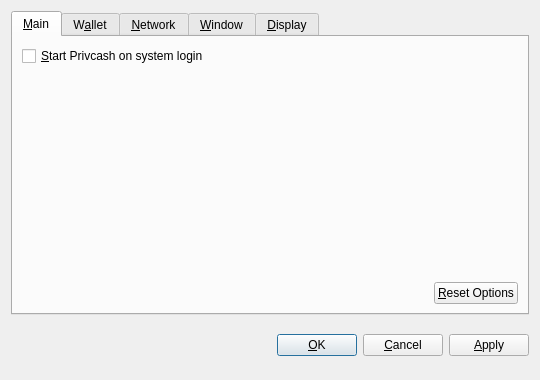
<?xml version="1.0" encoding="UTF-8"?>
<ui version="4.0">
 <class>OptionsDialog</class>
 <widget class="QDialog" name="OptionsDialog">
  <property name="geometry">
   <rect>
    <x>0</x>
    <y>0</y>
    <width>540</width>
    <height>380</height>
   </rect>
  </property>
  <property name="windowTitle">
   <string>Options</string>
  </property>
  <property name="modal">
   <bool>true</bool>
  </property>
  <layout class="QVBoxLayout" name="verticalLayout">
   <item>
    <widget class="QTabWidget" name="tabWidget">
     <property name="tabPosition">
      <enum>QTabWidget::North</enum>
     </property>
     <property name="currentIndex">
      <number>0</number>
     </property>
     <widget class="QWidget" name="tabMain">
      <attribute name="title">
       <string>&amp;Main</string>
      </attribute>
      <layout class="QVBoxLayout" name="verticalLayout_Main">
       <item>
        <widget class="QCheckBox" name="bitcoinAtStartup">
         <property name="toolTip">
          <string>Automatically start Privcash after logging in to the system.</string>
         </property>
         <property name="text">
          <string>&amp;Start Privcash on system login</string>
         </property>
        </widget>
       </item>
       <item>
        <spacer name="verticalSpacer_Main">
         <property name="orientation">
          <enum>Qt::Vertical</enum>
         </property>
         <property name="sizeHint" stdset="0">
          <size>
           <width>20</width>
           <height>40</height>
          </size>
         </property>
        </spacer>
       </item>
       <item>
        <layout class="QHBoxLayout" name="horizontalLayout_2_Main">
         <item>
          <spacer name="horizontalSpacer_2_Main">
           <property name="orientation">
            <enum>Qt::Horizontal</enum>
           </property>
           <property name="sizeHint" stdset="0">
            <size>
             <width>40</width>
             <height>20</height>
            </size>
           </property>
          </spacer>
         </item>
         <item>
          <widget class="QPushButton" name="resetButton">
           <property name="toolTip">
            <string>Reset all client options to default.</string>
           </property>
           <property name="text">
            <string>&amp;Reset Options</string>
           </property>
           <property name="autoDefault">
            <bool>false</bool>
           </property>
          </widget>
         </item>
        </layout>
       </item>
      </layout>
     </widget>
     <widget class="QWidget" name="tabWallet">
      <attribute name="title">
       <string>W&amp;allet</string>
      </attribute>
      <layout class="QVBoxLayout" name="verticalLayout_Network">
       <item>
        <widget class="QLabel" name="transactionFeeInfoLabel">
         <property name="text">
          <string>Optional transaction fee per kB that helps make sure your transactions are processed quickly. Most transactions are 1 kB.</string>
         </property>
         <property name="textFormat">
          <enum>Qt::PlainText</enum>
         </property>
         <property name="wordWrap">
          <bool>true</bool>
         </property>
        </widget>
       </item>
       <item>
        <layout class="QHBoxLayout" name="horizontalLayout_1_Main">
         <item>
          <widget class="QLabel" name="transactionFeeLabel">
           <property name="text">
            <string>Pay transaction &amp;fee</string>
           </property>
           <property name="textFormat">
            <enum>Qt::PlainText</enum>
           </property>
           <property name="buddy">
            <cstring>transactionFee</cstring>
           </property>
          </widget>
         </item>
         <item>
          <widget class="BitcoinAmountField" name="transactionFee"/>
         </item>
         <item>
          <spacer name="horizontalSpacer_1_Main">
           <property name="orientation">
            <enum>Qt::Horizontal</enum>
           </property>
           <property name="sizeHint" stdset="0">
            <size>
             <width>40</width>
             <height>20</height>
            </size>
           </property>
          </spacer>
         </item>
        </layout>
       </item>
       <item>
        <widget class="QLabel" name="label">
         <property name="text">
          <string>If you disable the spending of unconfirmed change, the change from a transaction cannot be used until that transaction has at least one confirmation. This also affects how your balance is computed.</string>
         </property>
         <property name="wordWrap">
          <bool>true</bool>
         </property>
        </widget>
       </item>
       <item>
        <widget class="QCheckBox" name="spendZeroConfChange">
         <property name="text">
          <string>Spend unconfirmed change  (experts only)</string>
         </property>
        </widget>
       </item>
       <item>
        <spacer name="verticalSpacer">
         <property name="orientation">
          <enum>Qt::Vertical</enum>
         </property>
         <property name="sizeHint" stdset="0">
          <size>
           <width>20</width>
           <height>40</height>
          </size>
         </property>
        </spacer>
       </item>
      </layout>
     </widget>
     <widget class="QWidget" name="tabNetwork">
      <attribute name="title">
       <string>&amp;Network</string>
      </attribute>
      <layout class="QVBoxLayout" name="verticalLayout_Network">
       <item>
        <widget class="QCheckBox" name="mapPortUpnp">
         <property name="toolTip">
          <string>Automatically open the Privcash client port on the router. This only works when your router supports UPnP and it is enabled.</string>
         </property>
         <property name="text">
          <string>Map port using &amp;UPnP</string>
         </property>
        </widget>
       </item>
       <item>
        <widget class="QCheckBox" name="connectSocks">
         <property name="toolTip">
          <string>Connect to the Privcash network through a SOCKS proxy (e.g. when connecting through Tor).</string>
         </property>
         <property name="text">
          <string>&amp;Connect through SOCKS proxy:</string>
         </property>
        </widget>
       </item>
       <item>
        <layout class="QHBoxLayout" name="horizontalLayout_Network">
         <item>
          <widget class="QLabel" name="proxyIpLabel">
           <property name="text">
            <string>Proxy &amp;IP:</string>
           </property>
           <property name="textFormat">
            <enum>Qt::PlainText</enum>
           </property>
           <property name="buddy">
            <cstring>proxyIp</cstring>
           </property>
          </widget>
         </item>
         <item>
          <widget class="QValidatedLineEdit" name="proxyIp">
           <property name="maximumSize">
            <size>
             <width>140</width>
             <height>16777215</height>
            </size>
           </property>
           <property name="toolTip">
            <string>IP address of the proxy (e.g. 127.0.0.1)</string>
           </property>
          </widget>
         </item>
         <item>
          <widget class="QLabel" name="proxyPortLabel">
           <property name="text">
            <string>&amp;Port:</string>
           </property>
           <property name="textFormat">
            <enum>Qt::PlainText</enum>
           </property>
           <property name="buddy">
            <cstring>proxyPort</cstring>
           </property>
          </widget>
         </item>
         <item>
          <widget class="QLineEdit" name="proxyPort">
           <property name="maximumSize">
            <size>
             <width>55</width>
             <height>16777215</height>
            </size>
           </property>
           <property name="toolTip">
            <string>Port of the proxy (e.g. 9050)</string>
           </property>
          </widget>
         </item>
         <item>
          <widget class="QLabel" name="socksVersionLabel">
           <property name="text">
            <string>SOCKS &amp;Version:</string>
           </property>
           <property name="textFormat">
            <enum>Qt::PlainText</enum>
           </property>
           <property name="buddy">
            <cstring>socksVersion</cstring>
           </property>
          </widget>
         </item>
         <item>
          <widget class="QValueComboBox" name="socksVersion">
           <property name="toolTip">
            <string>SOCKS version of the proxy (e.g. 5)</string>
           </property>
          </widget>
         </item>
         <item>
          <spacer name="horizontalSpacer_Network">
           <property name="orientation">
            <enum>Qt::Horizontal</enum>
           </property>
           <property name="sizeHint" stdset="0">
            <size>
             <width>40</width>
             <height>20</height>
            </size>
           </property>
          </spacer>
         </item>
        </layout>
       </item>
       <item>
        <spacer name="verticalSpacer_Network">
         <property name="orientation">
          <enum>Qt::Vertical</enum>
         </property>
         <property name="sizeHint" stdset="0">
          <size>
           <width>20</width>
           <height>40</height>
          </size>
         </property>
        </spacer>
       </item>
      </layout>
     </widget>
     <widget class="QWidget" name="tabWindow">
      <attribute name="title">
       <string>&amp;Window</string>
      </attribute>
      <layout class="QVBoxLayout" name="verticalLayout_Window">
       <item>
        <widget class="QCheckBox" name="minimizeToTray">
         <property name="toolTip">
          <string>Show only a tray icon after minimizing the window.</string>
         </property>
         <property name="text">
          <string>&amp;Minimize to the tray instead of the taskbar</string>
         </property>
        </widget>
       </item>
       <item>
        <widget class="QCheckBox" name="minimizeOnClose">
         <property name="toolTip">
          <string>Minimize instead of exit the application when the window is closed. When this option is enabled, the application will be closed only after selecting Quit in the menu.</string>
         </property>
         <property name="text">
          <string>M&amp;inimize on close</string>
         </property>
        </widget>
       </item>
       <item>
        <spacer name="verticalSpacer_Window">
         <property name="orientation">
          <enum>Qt::Vertical</enum>
         </property>
         <property name="sizeHint" stdset="0">
          <size>
           <width>20</width>
           <height>40</height>
          </size>
         </property>
        </spacer>
       </item>
      </layout>
     </widget>
     <widget class="QWidget" name="tabDisplay">
      <attribute name="title">
       <string>&amp;Display</string>
      </attribute>
      <layout class="QVBoxLayout" name="verticalLayout_Display">
       <item>
        <layout class="QHBoxLayout" name="horizontalLayout_1_Display">
         <item>
          <widget class="QLabel" name="langLabel">
           <property name="text">
            <string>User Interface &amp;language:</string>
           </property>
           <property name="textFormat">
            <enum>Qt::PlainText</enum>
           </property>
           <property name="buddy">
            <cstring>lang</cstring>
           </property>
          </widget>
         </item>
         <item>
          <widget class="QValueComboBox" name="lang">
           <property name="toolTip">
            <string>The user interface language can be set here. This setting will take effect after restarting Privcash.</string>
           </property>
          </widget>
         </item>
        </layout>
       </item>
       <item>
        <layout class="QHBoxLayout" name="horizontalLayout_2_Display">
         <item>
          <widget class="QLabel" name="unitLabel">
           <property name="text">
            <string>&amp;Unit to show amounts in:</string>
           </property>
           <property name="textFormat">
            <enum>Qt::PlainText</enum>
           </property>
           <property name="buddy">
            <cstring>unit</cstring>
           </property>
          </widget>
         </item>
         <item>
          <widget class="QValueComboBox" name="unit">
           <property name="toolTip">
            <string>Choose the default subdivision unit to show in the interface and when sending coins.</string>
           </property>
          </widget>
         </item>
        </layout>
       </item>
       <item>
        <widget class="QCheckBox" name="displayAddresses">
         <property name="toolTip">
          <string>Whether to show Privcash addresses in the transaction list or not.</string>
         </property>
         <property name="text">
          <string>&amp;Display addresses in transaction list</string>
         </property>
        </widget>
       </item>
       <item>
        <widget class="QCheckBox" name="coinControlFeatures">
         <property name="toolTip">
          <string>Whether to show coin control features or not.</string>
         </property>
         <property name="text">
          <string>Display coin &amp;control features (experts only!)</string>
         </property>
        </widget>
       </item>
       <item>
        <spacer name="verticalSpacer_Display">
         <property name="orientation">
          <enum>Qt::Vertical</enum>
         </property>
         <property name="sizeHint" stdset="0">
          <size>
           <width>20</width>
           <height>40</height>
          </size>
         </property>
        </spacer>
       </item>
      </layout>
     </widget>
    </widget>
   </item>
   <item>
    <layout class="QHBoxLayout" name="horizontalLayout_Buttons">
     <item>
      <spacer name="horizontalSpacer_1">
       <property name="orientation">
        <enum>Qt::Horizontal</enum>
       </property>
       <property name="sizeHint" stdset="0">
        <size>
         <width>40</width>
         <height>48</height>
        </size>
       </property>
      </spacer>
     </item>
     <item>
      <widget class="QLabel" name="statusLabel">
       <property name="font">
        <font>
         <weight>75</weight>
         <bold>true</bold>
        </font>
       </property>
       <property name="text">
        <string/>
       </property>
       <property name="textFormat">
        <enum>Qt::PlainText</enum>
       </property>
       <property name="wordWrap">
        <bool>true</bool>
       </property>
      </widget>
     </item>
     <item>
      <spacer name="horizontalSpacer_2">
       <property name="orientation">
        <enum>Qt::Horizontal</enum>
       </property>
       <property name="sizeHint" stdset="0">
        <size>
         <width>40</width>
         <height>48</height>
        </size>
       </property>
      </spacer>
     </item>
     <item>
      <widget class="QPushButton" name="okButton">
       <property name="text">
        <string>&amp;OK</string>
       </property>
      </widget>
     </item>
     <item>
      <widget class="QPushButton" name="cancelButton">
       <property name="text">
        <string>&amp;Cancel</string>
       </property>
       <property name="autoDefault">
        <bool>false</bool>
       </property>
      </widget>
     </item>
     <item>
      <widget class="QPushButton" name="applyButton">
       <property name="text">
        <string>&amp;Apply</string>
       </property>
       <property name="autoDefault">
        <bool>false</bool>
       </property>
      </widget>
     </item>
    </layout>
   </item>
  </layout>
 </widget>
 <customwidgets>
  <customwidget>
   <class>BitcoinAmountField</class>
   <extends>QSpinBox</extends>
   <header>bitcoinamountfield.h</header>
  </customwidget>
  <customwidget>
   <class>QValueComboBox</class>
   <extends>QComboBox</extends>
   <header>qvaluecombobox.h</header>
  </customwidget>
  <customwidget>
   <class>QValidatedLineEdit</class>
   <extends>QLineEdit</extends>
   <header>qvalidatedlineedit.h</header>
  </customwidget>
 </customwidgets>
 <resources/>
 <connections/>
</ui>
